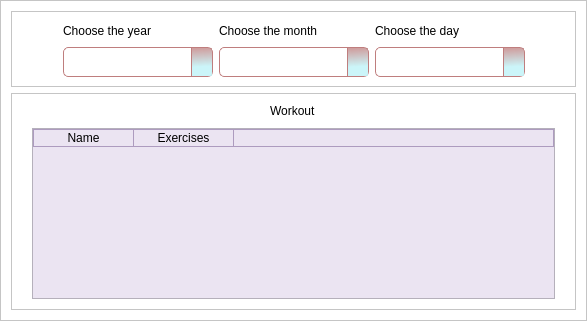
<?xml version="1.0" encoding="UTF-8"?>
<ui version="4.0">
 <class>MainWindow</class>
 <widget class="QMainWindow" name="MainWindow">
  <property name="geometry">
   <rect>
    <x>0</x>
    <y>0</y>
    <width>587</width>
    <height>321</height>
   </rect>
  </property>
  <property name="minimumSize">
   <size>
    <width>0</width>
    <height>0</height>
   </size>
  </property>
  <property name="windowTitle">
   <string>MainWindow</string>
  </property>
  <widget class="QWidget" name="stylesheet">
   <property name="styleSheet">
    <string notr="true">background: white;</string>
   </property>
   <layout class="QHBoxLayout" name="horizontalLayout" stretch="5">
    <property name="spacing">
     <number>0</number>
    </property>
    <property name="leftMargin">
     <number>0</number>
    </property>
    <property name="topMargin">
     <number>0</number>
    </property>
    <property name="rightMargin">
     <number>0</number>
    </property>
    <property name="bottomMargin">
     <number>0</number>
    </property>
    <item>
     <widget class="QFrame" name="content_frame">
      <property name="styleSheet">
       <string notr="true"/>
      </property>
      <property name="frameShape">
       <enum>QFrame::StyledPanel</enum>
      </property>
      <property name="frameShadow">
       <enum>QFrame::Raised</enum>
      </property>
      <layout class="QVBoxLayout" name="verticalLayout" stretch="0,3">
       <property name="leftMargin">
        <number>10</number>
       </property>
       <property name="topMargin">
        <number>10</number>
       </property>
       <property name="rightMargin">
        <number>10</number>
       </property>
       <property name="bottomMargin">
        <number>10</number>
       </property>
       <item>
        <widget class="QFrame" name="frame_2">
         <property name="styleSheet">
          <string notr="true">QComboBox {
background: white;
border: 1px solid #BF7E7E;
padding: 3px;
border-radius: 5px;
}
QComboBox::drop-down {
background: qlineargradient(spread:pad, x1:0.54, y1:1, x2:0.494, y2:0.0113636, stop:0.340909 rgba(197, 244, 248, 227), stop:1 rgba(191, 126, 126, 191));
width: 20px;
border-left: 1px solid #BF7E7E;
}
QComboBox::down-arrow {
image: url(&quot;:/icons/images/icons/icons8-drop-down-50.png&quot;);
width: 30px;
height: 20px;
}

</string>
         </property>
         <property name="frameShape">
          <enum>QFrame::StyledPanel</enum>
         </property>
         <property name="frameShadow">
          <enum>QFrame::Raised</enum>
         </property>
         <layout class="QGridLayout" name="gridLayout">
          <item row="1" column="2">
           <widget class="QLabel" name="label">
            <property name="text">
             <string>Choose the month</string>
            </property>
           </widget>
          </item>
          <item row="1" column="3">
           <widget class="QLabel" name="label_2">
            <property name="text">
             <string>Choose the day</string>
            </property>
           </widget>
          </item>
          <item row="1" column="4">
           <spacer name="horizontalSpacer">
            <property name="orientation">
             <enum>Qt::Horizontal</enum>
            </property>
            <property name="sizeHint" stdset="0">
             <size>
              <width>40</width>
              <height>20</height>
             </size>
            </property>
           </spacer>
          </item>
          <item row="1" column="0">
           <spacer name="horizontalSpacer_2">
            <property name="orientation">
             <enum>Qt::Horizontal</enum>
            </property>
            <property name="sizeHint" stdset="0">
             <size>
              <width>40</width>
              <height>20</height>
             </size>
            </property>
           </spacer>
          </item>
          <item row="1" column="1">
           <widget class="QLabel" name="label_3">
            <property name="text">
             <string>Choose the year</string>
            </property>
           </widget>
          </item>
          <item row="2" column="1">
           <widget class="QComboBox" name="year_comboBox">
            <property name="minimumSize">
             <size>
              <width>150</width>
              <height>30</height>
             </size>
            </property>
           </widget>
          </item>
          <item row="2" column="2">
           <widget class="QComboBox" name="month_comboBox">
            <property name="minimumSize">
             <size>
              <width>150</width>
              <height>30</height>
             </size>
            </property>
           </widget>
          </item>
          <item row="2" column="3">
           <widget class="QComboBox" name="day_comboBox">
            <property name="minimumSize">
             <size>
              <width>150</width>
              <height>30</height>
             </size>
            </property>
           </widget>
          </item>
         </layout>
        </widget>
       </item>
       <item>
        <widget class="QFrame" name="frame">
         <property name="styleSheet">
          <string notr="true">QPushButton { 
border-radius: 10px;
background: #F2D0D0;
border: 2px solid #BF7373;
font: 70 10pt &quot;Segoe UI Black&quot;;
padding: 5px;
padding-right: 20px;
padding-left: 20px;
}

QLineEdit { 
background: #F2D0D0;
border: 2px solid #BF7373;
font: 10pt &quot;MS Shell Dlg 2&quot;;
padding: 5px;
}

#add_fee_button{
background: #C3CED9;
border: 1px solid #53687F;
padding-left: 50px;
padding-right: 50px;
padding-top: 20px;
padding-bottom: 20px;
}

QLabel {
font: 10pt &quot;Nirmala UI&quot;;
}

/* QTABLEWIDGET */
QTableWidget {
	background: #EBE4F2;
}
QTableWidget::item:selected{
	background-color: rgb(189, 147, 249);
}
QTableWidget::horizontalHeader {	
	background-color: rgb(33, 37, 43);
}
QTableWidget::verticalHeader {	
	background-color: rgb(33, 37, 43);
}


/* QHEADERVIEW */
QHeaderView {
background: #EBE4F2;
border: 1px solid #AD9BBF;
border-radius:15px;
}
QHeaderView::section:horizontal
{
background: #EBE4F2;
border: none;
border-right: 1px solid #AD9BBF;
}
QHeaderView::section:vertical
{
background: #EBE4F2;
border: none;
border-bottom: 1px solid #AD9BBF;
padding-left: 5px;
}</string>
         </property>
         <property name="frameShape">
          <enum>QFrame::StyledPanel</enum>
         </property>
         <property name="frameShadow">
          <enum>QFrame::Raised</enum>
         </property>
         <layout class="QVBoxLayout" name="verticalLayout_2" stretch="0,0">
          <property name="spacing">
           <number>10</number>
          </property>
          <property name="leftMargin">
           <number>20</number>
          </property>
          <property name="topMargin">
           <number>10</number>
          </property>
          <property name="rightMargin">
           <number>20</number>
          </property>
          <property name="bottomMargin">
           <number>10</number>
          </property>
          <item alignment="Qt::AlignHCenter">
           <widget class="QLabel" name="label_4">
            <property name="styleSheet">
             <string notr="true">font: 75 14pt &quot;MS Shell Dlg 2&quot;;</string>
            </property>
            <property name="text">
             <string>Workout</string>
            </property>
           </widget>
          </item>
          <item>
           <widget class="QTableWidget" name="tableWidget">
            <property name="styleSheet">
             <string notr="true"/>
            </property>
            <column>
             <property name="text">
              <string>Name</string>
             </property>
            </column>
            <column>
             <property name="text">
              <string>Exercises</string>
             </property>
            </column>
           </widget>
          </item>
         </layout>
        </widget>
       </item>
      </layout>
     </widget>
    </item>
   </layout>
  </widget>
 </widget>
 <resources>
  <include location="resources.qrc"/>
 </resources>
 <connections/>
</ui>
